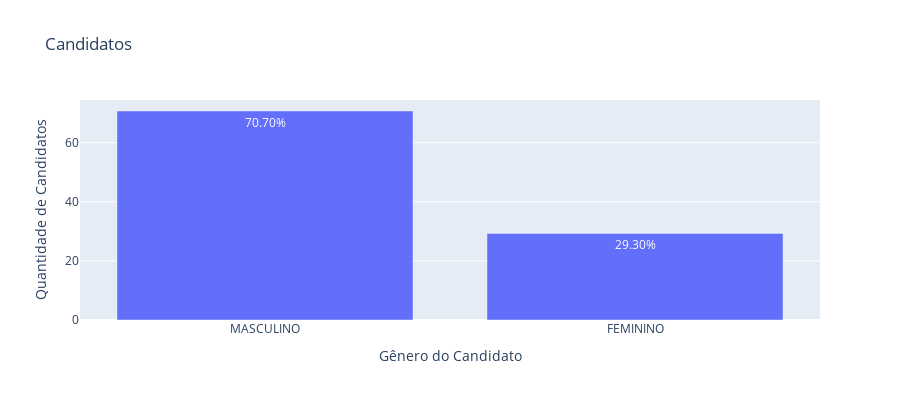

Notebook code for this chart:
### Code cell
data = dados_agg['DS_GENERO'].value_counts(normalize=True).reset_index()

data['proportion'] = data['proportion']*100

fig = px.bar(
    data, 
    x='DS_GENERO',  # Eixo X
    y='proportion',  # Eixo Y
    title='Candidatos'  # Título do gráfico
)

# Atualizar os títulos dos eixos
fig.update_layout(
    xaxis_title="Gênero do Candidato",  # Título do eixo X
    yaxis_title="Quantidade de Candidatos",  # Título do eixo Y
    width=900, 
    height=400
)

# Mostrar os valores nas barras
fig.update_traces(texttemplate='%{y:.2f}%', textposition='inside')

fig.show()

### Figure 1 — Plotly figure (JSON) as saved in the notebook; plotly's stock layout.template omitted (floating-point values rounded to 4 significant figures)
{"data": [{"alignmentgroup": "True", "hovertemplate": "DS_GENERO=%{x}<br>proportion=%{y}<extra></extra>", "legendgroup": "", "marker": {"color": "#636efa", "pattern": {"shape": ""}}, "name": "", "offsetgroup": "", "orientation": "v", "showlegend": false, "textposition": "inside", "texttemplate": "%{y:.2f}%", "type": "bar", "x": ["MASCULINO", "FEMININO"], "xaxis": "x", "y": [70.7, 29.3], "yaxis": "y"}], "layout": {"barmode": "relative", "height": 400, "legend": {"tracegroupgap": 0}, "title": {"text": "Candidatos"}, "width": 900, "xaxis": {"anchor": "y", "domain": [0, 1], "title": {"text": "Gênero do Candidato"}}, "yaxis": {"anchor": "x", "domain": [0, 1], "title": {"text": "Quantidade de Candidatos"}}}}
